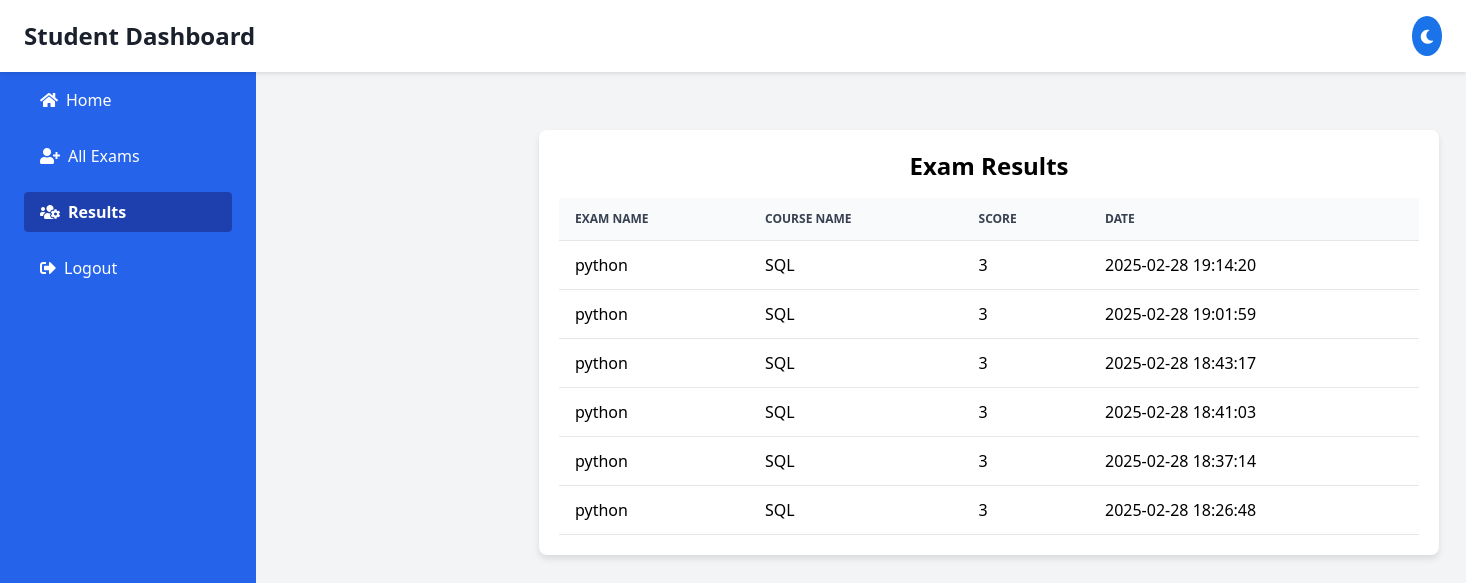
The app's page /student/results.php (signed in) with its own data.
### tables this page shows
CREATE TABLE `results` (
  `id` int(11) NOT NULL,
  `total_score` int(11) NOT NULL,
  `exam_id` int(11) NOT NULL,
  `created_at` timestamp NOT NULL DEFAULT current_timestamp(),
  `score` int(11) NOT NULL,
  `status` varchar(50) NOT NULL DEFAULT 'pending',
  `user_id` int(11) NOT NULL,
  `student_id` int(11) DEFAULT NULL
);

CREATE TABLE `exams` (
  `id` int(11) NOT NULL,
  `course_id` int(11) NOT NULL,
  `exam_name` varchar(100) NOT NULL,
  `description` text DEFAULT NULL,
  `date` date NOT NULL,
  `start_date` date DEFAULT NULL,
  `time` time NOT NULL,
  `time_limit` int(11) NOT NULL,
  `created_at` timestamp NOT NULL DEFAULT current_timestamp(),
  `start_time` time DEFAULT NULL,
  `end_time` time DEFAULT NULL
);

CREATE TABLE `courses` (
  `id` int(11) NOT NULL,
  `course_name` varchar(100) NOT NULL,
  `faculty_id` int(11) NOT NULL,
  `section` varchar(100) NOT NULL,
  `created_at` timestamp NOT NULL DEFAULT current_timestamp(),
  `department` varchar(100) NOT NULL
);

### student/results.php (the view, shortened to what this page needs)
<?php
$host = '127.0.0.1';
$db = 'exam_management';
$user = 'root';
$pass = '';
$charset = 'utf8mb4';
$dsn = "mysql:host=$host;dbname=$db;charset=$charset";
$options = [
    PDO::ATTR_ERRMODE => PDO::ERRMODE_EXCEPTION,
    PDO::ATTR_DEFAULT_FETCH_MODE => PDO::FETCH_ASSOC,
    PDO::ATTR_EMULATE_PREPARES => false,
];
try {
    $pdo = new PDO($dsn, $user, $pass, $options);
} catch (\PDOException $e) {
    throw new \PDOException($e->getMessage(), (int)$e->getCode());
}
$student_id = $_SESSION['user_id'];
$stmt = $pdo->prepare("
    SELECT r.id, r.total_score AS score, r.created_at, e.exam_name, c.course_name
    FROM results r
    JOIN exams e ON r.exam_id = e.id
    JOIN courses c ON e.course_id = c.id
    WHERE r.user_id = ?
    ORDER BY r.created_at DESC
");
$stmt->execute([$student_id]);
$results = $stmt->fetchAll();
?>
<!DOCTYPE html>
<html lang="en">
<head>
    <link href="https://cdn.jsdelivr.net/npm/tailwindcss@2.2.19/dist/tailwind.min.css" rel="stylesheet">
    <link rel="stylesheet" href="https://cdnjs.cloudflare.com/ajax/libs/font-awesome/5.15.4/css/all.min.css">
</head>
<body class="bg-gray-100">
    <?php include('partials/header.php'); ?>
    <div class="main-content">
        <div class="table-container">
            <h1 class="text-2xl font-bold text-center mb-4">Exam Results</h1>
            <table class="results-table">
                <thead>
                    <tr>
                        <th>Exam Name</th>
                        <th>Course Name</th>
                        <th>Score</th>
                        <th>Date</th>
                    </tr>
                </thead>
                <tbody>
                    <?php if (empty($results)): ?>
                        <tr>
                            <td colspan="4" class="text-center py-4 text-gray-500">No results found.</td>
                        </tr>
                    <?php else: ?>
                        <?php foreach ($results as $result): ?>
                            <tr>
                                <td><?php echo htmlspecialchars($result['exam_name']); ?></td>
                                <td><?php echo htmlspecialchars($result['course_name']); ?></td>
                                <td><?php echo htmlspecialchars($result['score']); ?></td>
                                <td><?php echo htmlspecialchars($result['created_at']); ?></td>
                            </tr>
                        <?php endforeach; ?>
                    <?php endif; ?>
                </tbody>
            </table>
        </div>
    </div>
</body>
</html>

### student/results.php (style rules this page uses)
.main-content { margin-left: 16rem; padding: 50px; position: absolute; top: 0; margin-top: 80px; width: 100%; }
.table-container { width: 100%; max-width: 900px; margin: 0 auto; background-color: white; border-radius: 0.5rem; box-shadow: 0 4px 6px rgba(0, 0, 0, 0.1); overflow: hidden; padding: 20px; }
.results-table { width: 100%; border-collapse: collapse; }
.results-table th, .results-table td { padding: 12px 16px; text-align: left; border-bottom: 1px solid #e5e7eb; }
.results-table th { background-color: #f9fafb; font-weight: 600; color: #374151; text-transform: uppercase; font-size: 0.75rem; }

### student/partials/header.php (style rules this page uses)
body { display: flex; flex-direction: column; min-height: 100vh; }
.main-content { flex: 1; overflow-y: auto; }

### records on screen
results: exam.exam_name "python", courses.course_name "SQL", total_score "3", created_at "2025-02-28 19:14:20"
results: exam.exam_name "python", courses.course_name "SQL", total_score "3", created_at "2025-02-28 19:01:59"
results: exam.exam_name "python", courses.course_name "SQL", total_score "3", created_at "2025-02-28 18:43:17"
results: exam.exam_name "python", courses.course_name "SQL", total_score "3", created_at "2025-02-28 18:41:03"
results: exam.exam_name "python", courses.course_name "SQL", total_score "3", created_at "2025-02-28 18:37:14"
results: exam.exam_name "python", courses.course_name "SQL", total_score "3", created_at "2025-02-28 18:26:48"
